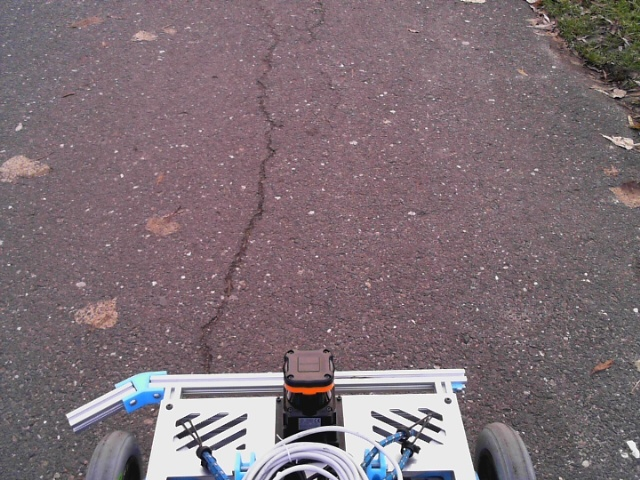
#> input picture Lab_5/09_klasyfikacja_cln/export/image_0000.jpg, 640 x 480 px; its folder holds 4 pictures in this run
$ python main.py
#> lines starting #> are read from the running program, lines starting #| are printed output that depends on the picture; pictures that were not available may be replaced by others from this repository, and a replacement may not be noted
#!/usr/bin/env python

"""code template"""

import numpy as np
from PIL import Image
import itertools
from pgmpy.models import MarkovModel
from pgmpy.factors.discrete import DiscreteFactor
from pgmpy.inference import Mplp
import functools
import cv2


def create_factor(var_names, var_vals, params, feats, obs):
    """
    Creates factors for given variables using exponential family and provided features.
    :param var_names: list of variable names, e.g. ['A', 'B']
    :param var_vals: list of lists of variable values, e.g. [[1, 2, 3], [3, 4]]
    :param params: list of theta parameters, one for each feature, e.g. [0.4, 5]
    :param feats: list of features (functions that accept variables and observations as arguments),
                    e.g. [feat_fun1, feat_fun2], were feat_fun1 can be defined as 'def feat_fun1(A, B, obs)'
    :param obs: observations that will be passed as the last positional argument to the features
    :return: DiscreteFactor with values computed using provided features
    """
    # shape of the values array
    f_vals_shape = [len(vals) for vals in var_vals]
    # list of values, will be reshaped later
    f_vals = []
    # for all combinations of variables values
    for vals in itertools.product(*var_vals):
        # value for current combination
        cur_f_val = 0
        # for each feature
        for fi, cur_feat in enumerate(feats):
            # value of feature multipled by parameter value
            cur_f_val += params[fi] * cur_feat(*vals, obs)
        f_vals.append(np.exp(cur_f_val))
    # reshape values array
    f_vals = np.array(f_vals)
    f_vals = f_vals.reshape(f_vals_shape)

    return DiscreteFactor(var_names, f_vals_shape, f_vals)


def main():
    # maximum size of segments grid cell
    map_size = 50
    # minimum number of pixels to consider segment
    pixels_thresh = 500
    # number of image in the database
    num_images = 70

    # counter for incorrectly classified segments
    num_incorrect = 0
    for idx in range(num_images):
        print('\n\nImage ', idx)

        # read image from disk
        image = cv2.imread('export/image_%04d.jpg' % idx)
#> image is the input picture: shape (480, 640, 3); mean B, G, R 117.9, 111.6, 126.9
        # read ground truth classes
        labels_gt_im = cv2.imread('export/labels_%04d.png' % idx, cv2.IMREAD_ANYDEPTH).astype(int)
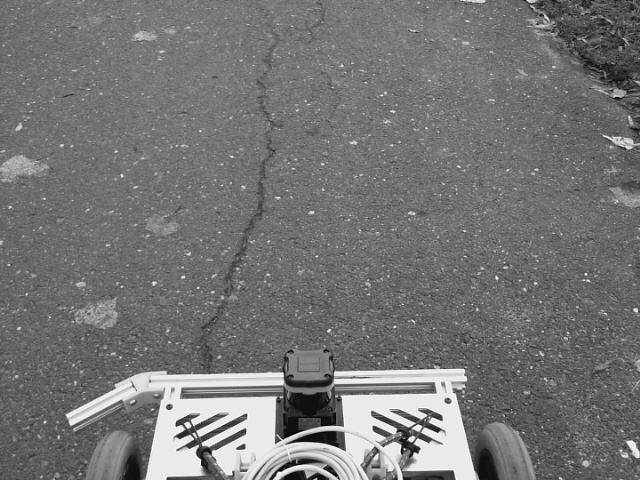
#> labels_gt_im: shape (480, 640) int64; min 0, max 255, mean 116.9
        labels_gt_im[labels_gt_im == 65535] = -1
        # read a priori probabilities from classifier
        prob_im = cv2.imread('export/prob_%04d.png' % idx, cv2.IMREAD_ANYDEPTH) / 65535.0
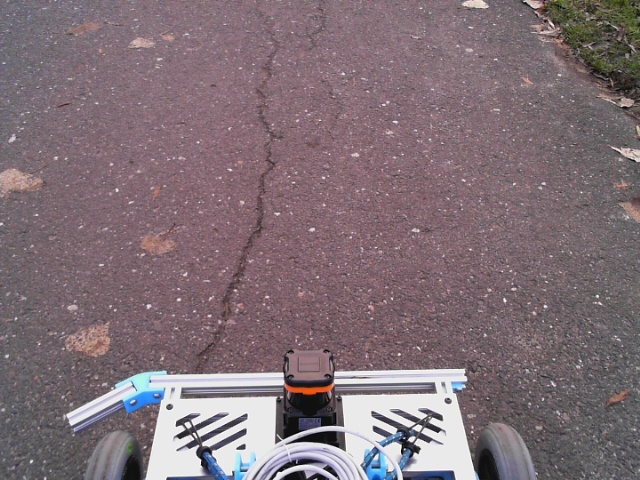
#> input picture Lab_5/09_klasyfikacja_cln/export/image_0001.jpg, 640 x 480 px, given in place of prob_0000.png, which was not available
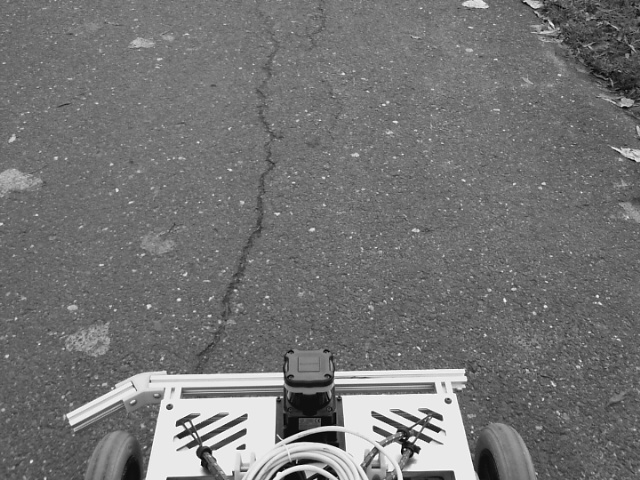
#> prob_im: shape (480, 640) float64; min 1.53e-05, max 0.00389, mean 0.00179; drawn with min black and max white
        # read image division into segments
        segments_im = cv2.imread('export/segments_%04d.png' % idx, cv2.IMREAD_ANYDEPTH)
#> segments_im: shape (480, 640); min 1, max 255, mean 117.1

        # display image
        cv2.imshow('original image', image)
        cv2.waitKey(100)

        # mean R, G, B values for each segment
        mean_rgb = np.zeros([map_size, map_size, 3], dtype=float)
        # number of pixels for each segment
        num_pixels = np.zeros([map_size, map_size], dtype=np.uint)
        # a priori probabilities for each segment
        prob = np.zeros([map_size, map_size, 2], dtype=float)
        # ground truth classes for each segment
        labels_gt = -1 * np.ones([map_size, map_size], dtype=int)
        for y in range(map_size):
            for x in range(map_size):
                # segment identifier
                cur_seg = y * map_size + x
                # indices of pixels belonging to the segment
                cur_pixels = np.nonzero(segments_im == cur_seg)

                if len(cur_pixels[0]) > 0:
                    num_pixels[y, x] = len(cur_pixels[0])
                    # flip because opencv stores images as BGR by default
                    mean_rgb[y, x, :] = np.flip(np.mean(image[cur_pixels], axis=0))
                    # average results from the classifier - should not be necessary
                    prob[y, x, 0] = np.mean(prob_im[cur_pixels])
                    prob[y, x, 1] = 1.0 - prob[y, x, 0]
                    # labeling boundaries don't have to be aligned with segments boundaties
                    # count which label is the most common in this segment
                    labels_unique, count = np.unique(labels_gt_im[cur_pixels], return_counts=True)
                    labels_gt[y, x] = labels_unique[np.argmax(count)]
                    pass
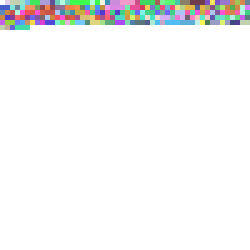
#> labels_gt: shape (50, 50) int64 (shown 5 times larger); 141 distinct labels, from -1 to 253; one colour per label, 0 black, -1 white
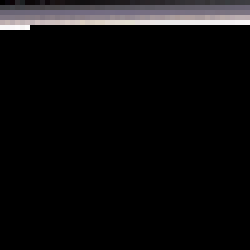
#> mean_rgb: shape (50, 50, 3) float64 (shown 5 times larger); mean B, G, R 12.9, 12.3, 12.9
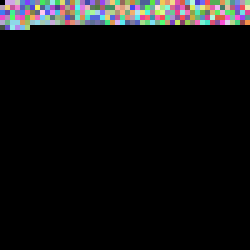
#> num_pixels: shape (50, 50) uint64 (shown 5 times larger); 208 distinct labels, from 0 to 8146; one colour per label, 0 black

        # build model
        # PUT YOUR CODE HERE
        G = MarkovModel()
        nodes = []
        for i in range(map_size):
            for j in range(map_size):
                if num_pixels[i,j] > pixels_thresh:
                    nodes.append('x_' + str(i) + '_' + str(j))
        G.add_nodes_from(nodes)

        # ------------------

        # inferred image pixels
        labels_infer = -1 * np.ones([map_size, map_size], dtype=int)

        # read results of the inference
        # PUT YOUR CODE HERE

        # ------------------

        labels_class = -1 * np.ones([map_size, map_size], dtype=int)

        for y in range(map_size - 1):
            for x in range(map_size - 1):
                if num_pixels[y, x] > pixels_thresh:
                    # label as the class with the highest probability
                    if prob[y, x, 0] >= 0.5:
                        labels_class[y, x] = 0
                    else:
                        labels_class[y, x] = 1

        # count correct pixels
        cnt_corr = np.sum(np.logical_and(labels_gt == labels_infer, labels_gt != -1))

        print('Accuracy = ', cnt_corr / np.sum(labels_gt != -1))
        num_incorrect += np.sum(labels_gt != -1) - cnt_corr

        # transfer results for segments onto image
        labels_infer_im = -1 * np.ones_like(labels_gt_im)
        labels_class_im = -1 * np.ones_like(labels_gt_im)
        for y in range(map_size - 1):
            for x in range(map_size - 1):
                if labels_infer[y, x] >= 0:
                    cur_seg = y * map_size + x
                    cur_pixels = np.nonzero(segments_im == cur_seg)

                    labels_infer_im[cur_pixels] = labels_infer[y, x]
                    labels_class_im[cur_pixels] = labels_class[y, x]

        # class 0 - green, class 1 - red in BGR
        colors = np.array([[0, 255, 0], [0, 0, 255]], dtype=np.uint8)

        image_infer = image.copy()
        image_class = image.copy()
        image_gt = image.copy()

        # color pixels according to label
        for l in range(2):
            image_infer[labels_infer_im == l] = colors[l]
            image_class[labels_class_im == l] = colors[l]
            image_gt[labels_gt_im == l] = colors[l]

        # show inferred, classified, and gt image by blending the original image with the colored one
        image_infer_vis = (0.75 * image + 0.25 * image_infer).astype(np.uint8)
        cv2.imshow('inferred', image_infer_vis)

        image_class_vis = (0.75 * image + 0.25 * image_class).astype(np.uint8)
        cv2.imshow('classified', image_class_vis)

        image_gt_vis = (0.75 * image + 0.25 * image_gt).astype(np.uint8)
        cv2.imshow('ground truth', image_gt_vis)

        # uncomment to stop after each image
        # cv2.waitKey()
        cv2.waitKey(100)

    print('Incorrectly inferred ', num_incorrect, ' segments')


if __name__ == '__main__':
    main()
#> (the call stopped at in main, `G = MarkovModel()`: pgmpy is not available in this run)
